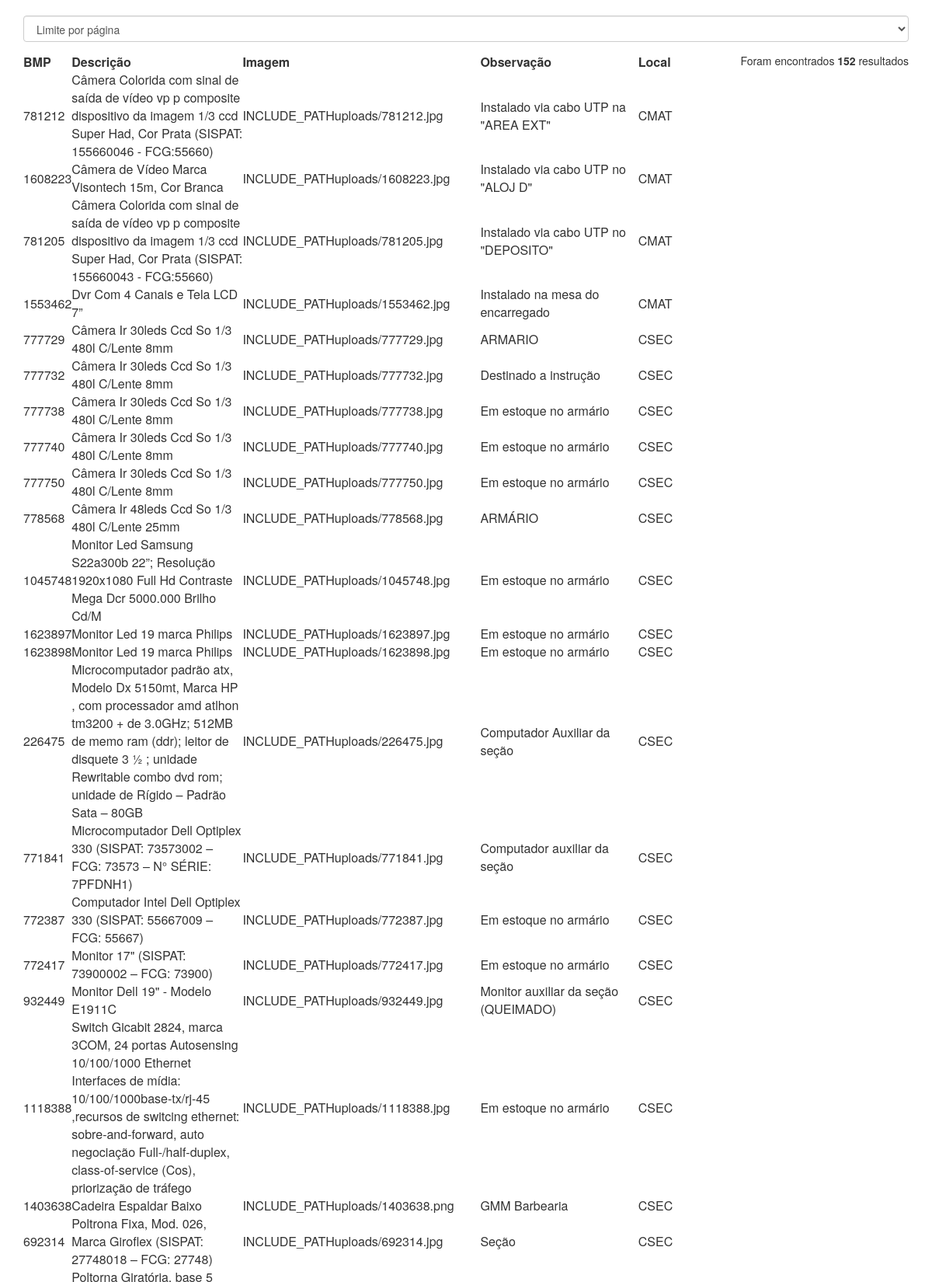
Page /pages/home.php (upper part) on the committed database.
### classes/MySql.php (called while the page is built)
<?php
	class MySql{
		private static $pdo;
		public static function connect(){
			if(self::$pdo == null){
				try{
				self::$pdo = new PDO('mysql:host='.HOST.';dbname='.DATABASE,USER,PASSWORD,array(PDO::MYSQL_ATTR_INIT_COMMAND => "SET NAMES utf8"));
				self::$pdo->setAttribute(PDO::ATTR_ERRMODE,PDO::ERRMODE_EXCEPTION);
				}catch(Exception $e){
					Painel::redirect(INCLUDE_PATH.'loading.php');
				}
			}
			return self::$pdo;
		}
	}
?>

### classes/Painel.php (called while the page is built, shortened)
<?php
	class Painel
	{
		public static function selectMaterials($table,$local = false,$start = null,$end = null){
			if($start == null && $end == null) {
				if ($local == false) {
					$sql = MySql::connect()->prepare("SELECT * FROM `$table` ORDER BY `tb.materials`.`local` ASC");
				}else{
					$sql = MySql::connect()->prepare("SELECT * FROM `$table` ORDER BY `tb.materials`.`local` ASC WHERE local = '$local'");
				}
			}else{
				if ($local == false) {
					$sql = MySql::connect()->prepare("SELECT * FROM `$table` ORDER BY `tb.materials`.`local` ASC LIMIT $start,$end");
				}else{
					$sql = MySql::connect()->prepare("SELECT * FROM `$table` ORDER BY `tb.materials`.`local` ASC WHERE local = '$local' LIMIT $start,$end");
				}
			}
			$sql->execute();
			return $sql->fetchAll();
		}
	}
?>

### pages/home.php (the view, shortened to what this page needs)
<?php
	$pageCurrent = isset($_GET['page']) ? (int)$_GET['page'] : 1;
	$perPage = isset($_GET['selectedItensperPage']) ? $_GET['selectedItensperPage'] : 200;
  	$perLocal = isset($_GET['selectedItensperLocal']) ? $_GET['selectedItensperLocal'] : false;
	$materials = Painel::selectMaterials('tb.materials',$perLocal,($pageCurrent - 1) * $perPage,$perPage);
?>
<link rel='stylesheet' href='https://maxcdn.bootstrapcdn.com/bootstrap/3.3.5/css/bootstrap.min.css'>
<link rel='stylesheet' href='https://cdnjs.cloudflare.com/ajax/libs/bootstrap-table/1.10.0/bootstrap-table.min.css'>
<link rel='stylesheet' href='https://rawgit.com/vitalets/x-editable/master/dist/bootstrap3-editable/css/bootstrap-editable.css'>
<link rel="stylesheet" type="text/css" href="<?php echo INCLUDE_PATH_ASSETS ?>css/home_style.css">
<div class="container">
  <div id="toolbar" >
  	<form method="get" action="">
  		<select class="form-control" name='selectedItensperPage' id="selectedItensperPage">
					<option disabled selected>Limite por página</option>
			</select>
  	</form>
	<div style="float: right">
		<?php
			echo '<div style="width:100%;" class="busca-result"><p>Foram encontrados <b>'.count($materials).'</b> resultados</p></div>';
		?>
	</div>
  </div>
  <table 	id="table"
  				data-search="true"
  				data-toggle="table"
          data-filter-control="true"
  				data-show-export="true"
  				data-export-types="['doc', 'excel', 'txt', 'csv', 'sql']"
  				data-toolbar="#toolbar">
    <thead class="notSelectable">
      <tr>
        <th data-field="bmp" data-filter-control="input" data-sortable="true" unselectable="on" style="width:5%;">BMP</th>
        <th data-field="description" data-filter-control="input" data-sortable="true" unselectable="on" style="width:40%;">Descrição</th>
        <th data-formatter="imageFormatter" unselectable="on" style="width:10%;">Imagem</th>
        <th ata-field="obs" data-filter-control="input" data-sortable="true" unselectable="on" style="width:30%;">Observação</th>
        <th data-field="locale" data-filter-control="select" data-sortable="true" unselectable="on" style="width:15%;">Local</th>
      </tr>
    </thead>
    <tbody id="countMaterial">
    	<?php
    		foreach ($materials as $key => $value) {
    	?>
    	<tr class="material">
    		<td><?php echo $value['bmp']; ?></td>
    		<td><?php echo $value['description']; ?></td>
    		<td>
				<?php
					if($value['img'] == ''){
						echo INCLUDE_PATH.'uploads/sem_imagem.png';
					}else{
						echo INCLUDE_PATH ?>uploads/<?php echo $value['img'];
					}
				?>
			</td>
    		<td><?php echo $value['obs']; ?></td>
    		<td><?php echo $value['local']; ?></td>
    	</tr>
      <?php } ?>
    </tbody>
  </table>
</div>

### rows in the picture
tb.materials: bmp "781212", description "Câmera Colorida com sinal de saída de vídeo vp p composite dispositivo da imagem 1/3 ccd Super Had, Cor Prata (SISPAT: 155660046 - FCG:55660)", img "781212.jpg", obs "Instalado via cabo UTP na \"AREA EXT\"", local "CMAT"
tb.materials: bmp "1608223", description "Câmera de Vídeo Marca Visontech 15m, Cor Branca", img "1608223.jpg", obs "Instalado via cabo UTP no \"ALOJ D\"", local "CMAT"
tb.materials: bmp "781205", description "Câmera Colorida com sinal de saída de vídeo vp p composite dispositivo da imagem 1/3 ccd Super Had, Cor Prata (SISPAT: 155660043 - FCG:55660)", img "781205.jpg", obs "Instalado via cabo UTP no \"DEPOSITO\"", local "CMAT"
tb.materials: bmp "1553462", description "Dvr Com 4 Canais e Tela LCD 7”", img "1553462.jpg", obs "Instalado na mesa do encarregado", local "CMAT"
tb.materials: bmp "777729", description "Câmera Ir 30leds Ccd So 1/3 480l C/Lente 8mm", img "777729.jpg", obs "ARMARIO", local "CSEC"
tb.materials: bmp "777732", description "Câmera Ir 30leds Ccd So 1/3 480l C/Lente 8mm", img "777732.jpg", obs "Destinado a instrução", local "CSEC"
tb.materials: bmp "777738", description "Câmera Ir 30leds Ccd So 1/3 480l C/Lente 8mm", img "777738.jpg", obs "Em estoque no armário", local "CSEC"
tb.materials: bmp "777740", description "Câmera Ir 30leds Ccd So 1/3 480l C/Lente 8mm", img "777740.jpg", obs "Em estoque no armário", local "CSEC"
tb.materials: bmp "777750", description "Câmera Ir 30leds Ccd So 1/3 480l C/Lente 8mm", img "777750.jpg", obs "Em estoque no armário", local "CSEC"
tb.materials: bmp "778568", description "Câmera Ir 48leds Ccd So 1/3 480l C/Lente 25mm", img "778568.jpg", obs "ARMÁRIO", local "CSEC"
tb.materials: bmp "1045748", description "Monitor Led Samsung S22a300b 22”; Resolução 1920x1080 Full Hd Contraste Mega Dcr 5000.000 Brilho Cd/M", img "1045748.jpg", obs "Em estoque no armário", local "CSEC"
tb.materials: bmp "1623897", description "Monitor Led 19 marca Philips", img "1623897.jpg", obs "Em estoque no armário", local "CSEC"
tb.materials: bmp "1623898", description "Monitor Led 19 marca Philips", img "1623898.jpg", obs "Em estoque no armário", local "CSEC"
tb.materials: bmp "226475", description "Microcomputador padrão atx, Modelo Dx 5150mt, Marca HP , com processador amd atlhon tm3200 + de 3.0GHz; 512MB de memo ram (ddr); leitor de disquete 3 ½ ; unidade Rewritable combo dvd rom; unidade de Rígido – Padrão Sata – 80GB", img "226475.jpg", obs "Computador Auxiliar da seção", local "CSEC"
tb.materials: bmp "771841", description "Microcomputador Dell Optiplex 330 (SISPAT: 73573002 – FCG: 73573 – N° SÉRIE: 7PFDNH1)", img "771841.jpg", obs "Computador auxiliar da seção", local "CSEC"
tb.materials: bmp "772387", description "Computador Intel Dell Optiplex 330 (SISPAT: 55667009 – FCG: 55667)", img "772387.jpg", obs "Em estoque no armário", local "CSEC"
tb.materials: bmp "772417", description "Monitor 17\" (SISPAT: 73900002 – FCG: 73900)", img "772417.jpg", obs "Em estoque no armário", local "CSEC"
tb.materials: bmp "932449", description "Monitor Dell 19\" - Modelo E1911C", img "932449.jpg", obs "Monitor auxiliar da seção (QUEIMADO)", local "CSEC"
tb.materials: bmp "1118388", description "Switch Gicabit 2824, marca 3COM, 24 portas Autosensing 10/100/1000 Ethernet Interfaces de mídia: 10/100/1000base-tx/rj-45 ,recursos de switcing ethernet: sobre-and-forward, auto negociação Full-/half-duplex, class-of-service (Cos), priorização de tráfego", img "1118388.jpg", obs "Em estoque no armário", local "CSEC"
tb.materials: bmp "1403638", description "Cadeira Espaldar Baixo", img "1403638.png", obs "GMM Barbearia", local "CSEC"
tb.materials: bmp "692314", description "Poltrona Fixa, Mod. 026, Marca Giroflex (SISPAT: 27748018 – FCG: 27748)", img "692314.jpg", obs "Seção", local "CSEC"

### other values in the picture
count($materials) "152"
